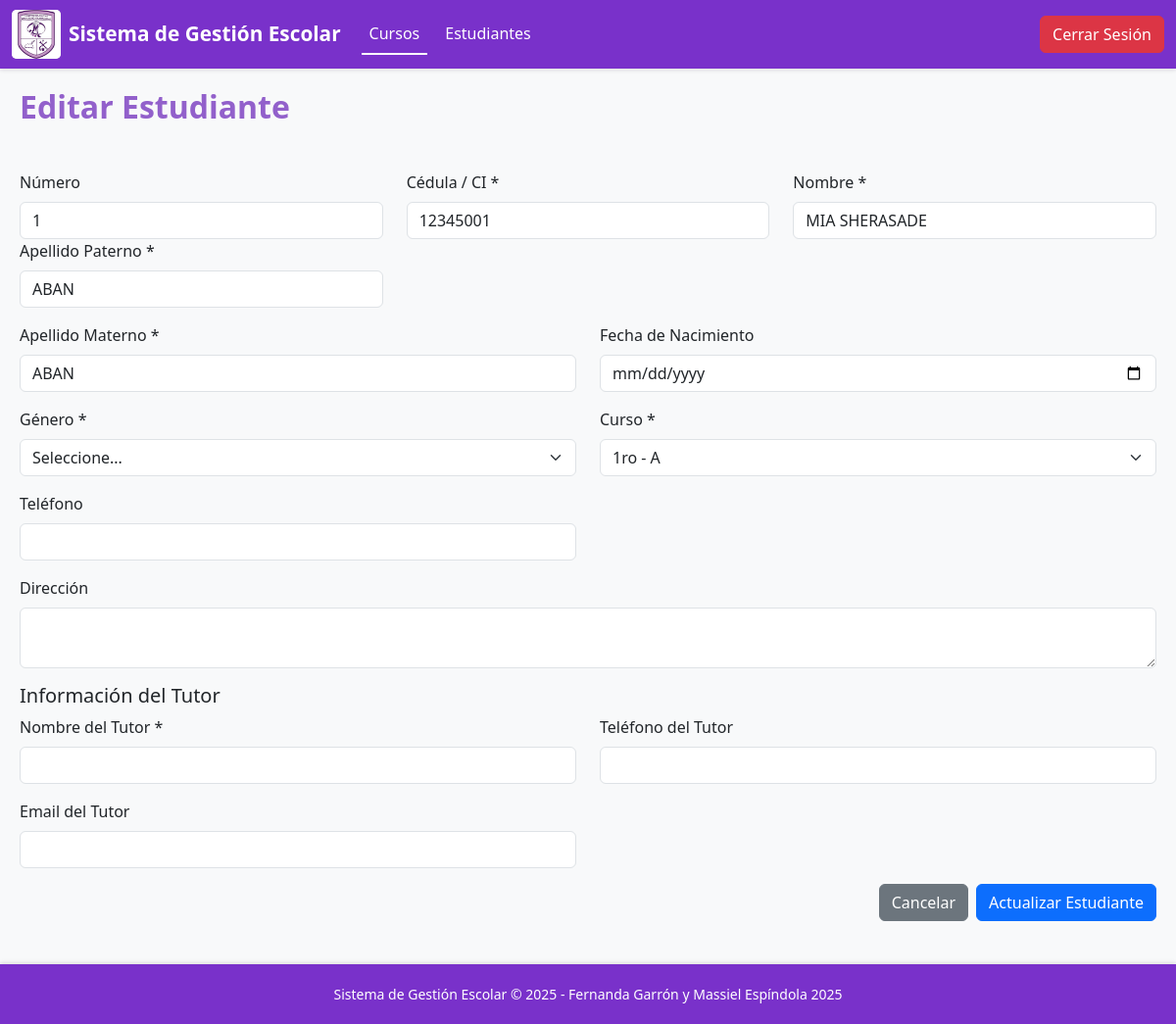
The app's page /public/estudiantes/edit?id=1 (signed in) with its own data.
### tables this page shows
CREATE TABLE estudiantes (
    id INT PRIMARY KEY AUTO_INCREMENT,
    numero INT NOT NULL,
    ci VARCHAR(20) UNIQUE NOT NULL,
    nombre VARCHAR(100) NOT NULL,
    apellido_paterno VARCHAR(100) NOT NULL,
    apellido_materno VARCHAR(100) NULL,
    nombre_completo VARCHAR(300) NOT NULL,
    fecha_nacimiento DATE NULL,
    genero ENUM('masculino', 'femenino') NULL,
    direccion TEXT NULL,
    telefono VARCHAR(20) NULL,
    nombre_tutor VARCHAR(200) NULL,
    telefono_tutor VARCHAR(20) NULL,
    email_tutor VARCHAR(100) NULL,
    curso_id INT,
    estado ENUM('activo', 'inactivo') DEFAULT 'activo',
    created_at TIMESTAMP DEFAULT CURRENT_TIMESTAMP,
    updated_at TIMESTAMP DEFAULT CURRENT_TIMESTAMP ON UPDATE CURRENT_TIMESTAMP,
    FOREIGN KEY (curso_id) REFERENCES cursos(id)
);

CREATE TABLE cursos (
    id INT PRIMARY KEY AUTO_INCREMENT,
    grado VARCHAR(10) NOT NULL,
    seccion CHAR(1) NOT NULL,
    descripcion TEXT NULL,
    año_escolar VARCHAR(10) DEFAULT '2025',
    created_at TIMESTAMP DEFAULT CURRENT_TIMESTAMP
);

### app/controllers/EstudianteController.php (called while the page is built, shortened)
<?php
require_once __DIR__ . '/../models/Curso.php';
require_once __DIR__ . '/../models/Estudiante.php';
class EstudianteController
{
    private $pdo;
    public function __construct($pdo)
    {
        $this->pdo = $pdo;
    }
    public function edit($id)
    {
        $estudianteModel = new Estudiante($this->pdo);
        $estudiante = $estudianteModel->getById($id);
        $cursoModel = new Curso($this->pdo);
        $cursos = $cursoModel->getAll();
        include __DIR__ . '/../views/estudiantes/edit.php';
    }
}

### public/index.php (called while the page is built, shortened)
<?php
$pdo = getPDOConnection();
$router = new Router($pdo);
$path = parse_url($_SERVER['REQUEST_URI'], PHP_URL_PATH);
$router->route($path);

### app/models/Estudiante.php (called while the page is built, shortened)
<?php
class Estudiante
{
    private $pdo;
    private $table = 'estudiantes';
    public function __construct($pdo)
    {
        $this->pdo = $pdo;
    }
    public function getById($id)
    {
        try {
            $id = filter_var($id, FILTER_VALIDATE_INT);
            $query = "SELECT e.*, c.grado, c.seccion FROM {$this->table} e
                      LEFT JOIN cursos c ON e.curso_id = c.id
                      WHERE e.id = ?";
            $stmt = $this->pdo->prepare($query);
            $stmt->execute([$id]);
            return $stmt->fetch(PDO::FETCH_ASSOC);
        } catch (PDOException $e) {
            error_log('Error al obtener estudiante por ID: ' . $e->getMessage());
            return false;
        }
    }
}

### app/models/Curso.php (called while the page is built, shortened)
<?php
class Curso {
    private $pdo;
    public function __construct($pdo) {
        $this->pdo = $pdo;
    }
    public function getAll() {
        $stmt = $this->pdo->query("SELECT * FROM cursos ORDER BY grado, seccion");
        return $stmt->fetchAll(PDO::FETCH_ASSOC);
    }
}

### app/views/estudiantes/edit.php (the view, shortened to what this page needs)
<!DOCTYPE html>
<html lang="es">
<head>
    <link href="https://cdn.jsdelivr.net/npm/bootstrap@5.3.0-alpha1/dist/css/bootstrap.min.css" rel="stylesheet">
    <link rel="stylesheet" href="<?php echo URL; ?>public/css/cursos_create.css">
    <link rel="stylesheet" href="<?php echo URL; ?>public/css/navbar.css">
    <link rel="stylesheet" href="<?php echo URL; ?>public/css/style_index.css">
    <link rel="stylesheet" href="<?php echo URL; ?>public/css/footer.css">
</head>
<body>
    <?php include __DIR__ . '/../components/navbarEstudiante.php'; ?>
    <div class="container">
        <div class="row mb-3">
            <div class="col">
                <h2>Editar Estudiante</h2>
            </div>
        </div>
        <form action="<?php echo URL; ?>public/estudiantes/update" method="POST" class="mb-4">
            <div class="row mb-3">
                <div class="col-md-4">
                    <label for="numero" class="form-label">Número</label>
                    <input type="text" class="form-control" id="numero" name="numero"
                           value="<?php echo htmlspecialchars($estudiante['numero']); ?>">
                </div>
                <div class="col-md-4">
                    <label for="ci" class="form-label">Cédula / CI *</label>
                    <input type="text" class="form-control" id="ci" name="ci" required
                           value="<?php echo htmlspecialchars($estudiante['ci']); ?>">
                </div>
                <div class="col-md-4">
                    <label for="nombre" class="form-label">Nombre *</label>
                    <input type="text" class="form-control" id="nombre" name="nombre" required
                           value="<?php echo htmlspecialchars($estudiante['nombre']); ?>">
                </div>
                <div class="col-md-4">
                    <label for="apellido_paterno" class="form-label">Apellido Paterno *</label>
                    <input type="text" class="form-control" id="apellido_paterno" name="apellido_paterno" required
                           value="<?php echo htmlspecialchars($estudiante['apellido_paterno']); ?>">
                </div>
            </div>
            <div class="row mb-3">
                <div class="col-md-6">
                    <label for="apellido_materno" class="form-label">Apellido Materno *</label>
                    <input type="text" class="form-control" id="apellido_materno" name="apellido_materno"
                           value="<?php echo htmlspecialchars($estudiante['apellido_materno'] ?? ''); ?>">
                </div>
                <div class="col-md-6">
                    <label for="fecha_nacimiento" class="form-label">Fecha de Nacimiento</label>
                    <input type="date" class="form-control" id="fecha_nacimiento" name="fecha_nacimiento"
                           value="<?php echo htmlspecialchars($estudiante['fecha_nacimiento'] ?? ''); ?>">
                </div>
            </div>
            <div class="row mb-3">
                <div class="col-md-6">
                    <label for="genero" class="form-label">Género *</label>
                    <select class="form-select" id="genero" name="genero" required>
                        <option value="">Seleccione...</option>
                    </select>
                </div>
                <div class="col-md-6">
                    <label for="curso_id" class="form-label">Curso *</label>
                    <select class="form-select" id="curso_id" name="curso_id" required>
                        <?php foreach ($cursos as $curso): ?>
                            <option value="<?php echo $curso['id']; ?>"
                                <?php echo ($estudiante['curso_id'] == $curso['id']) ? 'selected' : ''; ?>>
                                <?php echo htmlspecialchars($curso['grado'] . ' - ' . $curso['seccion']); ?>
                            </option>
                        <?php endforeach; ?>
                    </select>
                </div>
            </div>
            <div class="row mb-3">
                <div class="col-md-6">
                    <label for="telefono" class="form-label">Teléfono</label>
                    <input type="tel" class="form-control" id="telefono" name="telefono"
                           value="<?php echo htmlspecialchars($estudiante['telefono'] ?? ''); ?>">
                </div>
            </div>
            <div class="mb-3">
                <label for="direccion" class="form-label">Dirección</label>
                <textarea class="form-control" id="direccion" name="direccion" rows="2"><?php echo htmlspecialchars($estudiante['direccion'] ?? ''); ?></textarea>
            </div>
            <h5>Información del Tutor</h5>
            <div class="row mb-3">
                <div class="col-md-6">
                    <label for="nombre_tutor" class="form-label">Nombre del Tutor *</label>
                    <input type="text" class="form-control" id="nombre_tutor" name="nombre_tutor" required
                           value="<?php echo htmlspecialchars($estudiante['nombre_tutor'] ?? ''); ?>">
                </div>
                <div class="col-md-6">
                    <label for="telefono_tutor" class="form-label">Teléfono del Tutor</label>
                    <input type="tel" class="form-control" id="telefono_tutor" name="telefono_tutor"
                           value="<?php echo htmlspecialchars($estudiante['telefono_tutor'] ?? ''); ?>">
                </div>
            </div>
            <div class="row mb-3">
                <div class="col-md-6">
                    <label for="email_tutor" class="form-label">Email del Tutor</label>
                    <input type="email" class="form-control" id="email_tutor" name="email_tutor"
                           value="<?php echo htmlspecialchars($estudiante['email_tutor'] ?? ''); ?>">
                </div>
            </div>
            <div class="d-flex justify-content-end gap-2">
                <a href="<?php echo URL; ?>public/estudiantes" class="btn btn-secondary">Cancelar</a>
                <button type="submit" class="btn btn-primary">Actualizar Estudiante</button>
            </div>
        </form>
    </div>
    <?php include __DIR__ . '/../components/footer.php'; ?>
</body>
</html>

### public/css/style_index.css (style rules this page uses)
body { font-family: 'Segoe UI', Arial, sans-serif; margin: 0; padding: 0; background: #f8f9fa; min-height: 100vh; display: flex; flex-direction: column; }
.container { padding: 20px; max-width: 1400px; margin: 0 auto; flex: 1; margin: auto; }
.container h2 { color: #9260cb; margin-bottom: 30px; font-weight: 600; }

### records on screen
estudiantes: numero "1", ci "12345001", nombre "MIA SHERASADE", apellido_paterno "ABAN", apellido_materno "ABAN", curso_id "1ro - A"
